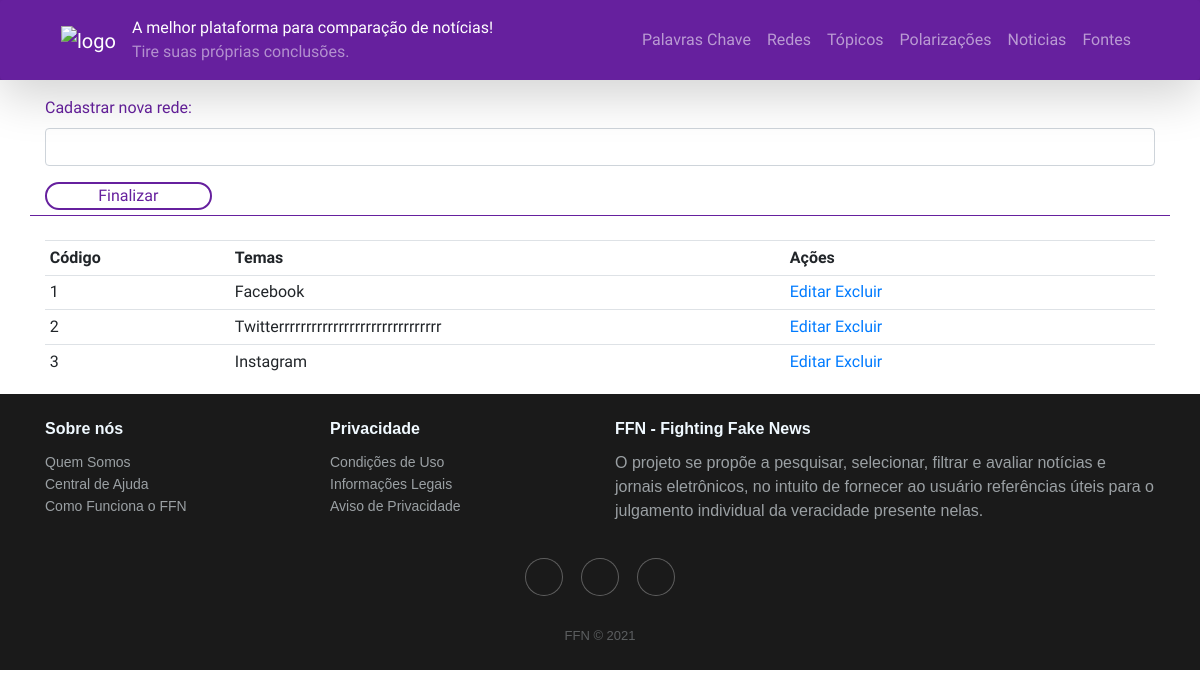
Page /CRUD/lcredes.php on the committed database.
### tables this page shows
create table tb_redes_sociais(
	rcs_codigo int not null auto_increment, 
	rcs_rede_social varchar(46) not null,
	constraint pk_redes_sociais primary key(rcs_codigo)
);

### CRUD/lcredes.php (the view, shortened to what this page needs)
<?php
include("../config.php");
$consulta = $conexao->query("select * from tb_redes_sociais");
?>
<!DOCTYPE html>
<html lang="pt-br">
  <head>
    <link
      rel="stylesheet"
      href="https://maxcdn.bootstrapcdn.com/bootstrap/4.0.0/css/bootstrap.min.css"
    />
    <link
      rel="stylesheet"
      href="https://cdnjs.cloudflare.com/ajax/libs/twitter-bootstrap/4.1.3/css/bootstrap.min.css"
    />
    <link
      rel="stylesheet"
      href="https://cdnjs.cloudflare.com/ajax/libs/ionicons/2.0.1/css/ionicons.min.css"
    />
    <link rel="stylesheet" href="../ffn-style.css" />
  </head>
  <body id="body-search-result">
    <header class= "sticky-top">
      <div class="shadow-lg rounded">
        <div class="container">
          <nav class="navbar navbar-expand-md navbar-dark">
            <a class="navbar-brand" href="../index.php">
              <img
                src="https://i.imgur.com/ZB9JOd9.png"
                alt="logo"
                width="125px"
                class="image-fluid"
              />
            </a>
            <div style="font-family: 'Libre Franklin', sans-serif;" class="navbar-slotext">
              <span class="navbar-text pb-0" style="color:white; font-weight: 460;"
                >A melhor plataforma para comparação&nbsp;de notícias!
              </span>
              <br>
              <span class="navbar-text pt-0" id="subslogan"
                >Tire suas próprias conclusões.
              </span>
            </div>
            <div class="collapse navbar-collapse" id="head-div">
              <div class="navbar-nav ml-auto">
              <a class="nav-item nav-link" href="lcpalavra.php">
                  Palavras Chave</a>
                <a class="nav-item nav-link" href="lcredes.php">
                  Redes
                </a>
                <a class="nav-item nav-link" href="lctemas.php">
                  Tópicos</a>
                <a class="nav-item nav-link" href="lcpolarizacao.php">
                  Polarizações</a>
                <a class="nav-item nav-link" href="listanoticias.php">
                  Noticias</a>
                <a class="nav-item nav-link" href="listafontes.php">
                  Fontes</a>
              </div>
            </div>
          </nav>
        </div>
      </div>
    </header>
    <div class="container mt-3" id="area-pesquisa"
      style="color: #66209e; border-bottom: 1px solid #66209e">
      <form class="form" action="?" method="POST" id="form-search">
        <div class="form-group">
          <label for="search">Cadastrar nova rede:</label>
          <input
          type="text"
          name="rede"
          class="form-control"
          id="pesquisa"
          autofocus
          style="font-family: Libre Franklin;"/>
        </div>
          <div class="form-group" style="margin-bottom: 5px;">
            <input type="submit" value="Finalizar" id="enviar2" />
          </div>
        </div>
      <br>
    <div class="container">
      <table class="table table-sm">
        <tr class="instrucoes">
          <th class="col-xs-2 col-sm-2 col-md-2" scope="col">Código</th>
          <th class="col-xs-8 col-sm-8 col-md-6" scope="col">Temas</th>
          <th class="col-xs-8 col-sm-8 col-md-6" scope="col">Ações</th>
        </tr>
        <?php while($resultado = $consulta->fetch_assoc()){ ?>
            <tr class="result">
                <td><?php echo $resultado['rcs_codigo']?></td>
                <td><?php echo $resultado['rcs_rede_social']?></td>
                <td class="editar" >
                    <a href="editarrede.php?codigo=<?php echo $resultado['rcs_codigo'];?>">Editar</a>
                    <a href="?excluir=<?php echo $resultado['rcs_codigo'];?>">Excluir</a>
                </td>
            </tr>
        <?php } ?>
      </table>
    </div>
    <div class="footer-dark">
      <footer>
        <div class="container" style="font-family: sans-serif;">
          <div class="row">
            <div class="col-sm-6 col-md-3 item">
              <h3>Sobre nós</h3>
              <ul>
                <li><a href="#">Quem Somos</a></li>
                <li><a href="#">Central de Ajuda</a></li>
                <li><a href="#">Como Funciona o FFN</a></li>
              </ul>
            </div>
            <div class="col-sm-6 col-md-3 item">
              <h3>Privacidade</h3>
              <ul>
                <li><a href="#">Condições de Uso</a></li>
                <li><a href="#">Informações Legais</a></li>
                <li><a href="#">Aviso de Privacidade</a></li>
              </ul>
            </div>
            <div class="col-md-6 item text">
              <h3>FFN - Fighting Fake News</h3>
              <p>
                O projeto se propõe a pesquisar, selecionar, filtrar e avaliar
                notícias e jornais eletrônicos, no intuito de fornecer ao usuário
                referências úteis para o julgamento individual da veracidade presente nelas.
              </p>
            </div>
            <div class="col item social">
              <a href="#"><i class="icon ion-social-facebook"></i></a>
              <a href="#"><i class="icon ion-social-twitter"></i></a>
              <a href="#"><i class="icon ion-social-instagram"></i></a>
            </div>
          </div>
          <p class="copyright">
            FFN © 2021</p>
        </div>
      </footer>
    </div>
  </body>
</html>

### ffn-style.css (style rules this page uses)
* { margin: 0; padding: 0; border: 0; }
header { background-color: #66209e; }
#head-div a { font-weight: 460; color: rgba(255, 255, 255, 0.55); transition: .15s; }
body { font-family: 'Urbanist', sans-serif; }
#fomr-search, #area-pesquisa { margin-top: 15px; }
#enviar2 { border: 2px solid #66209e; border-radius: 30px; width: 15%; background: none; color: #66209e; }
.footer-dark { padding: 25px 0; color: #f0f9ff; background-color: #1a1a1a; }
.footer-dark h3 { margin-top: 0; margin-bottom: 12px; font-weight: bold; font-size: 16px; }
.footer-dark ul { padding: 0; list-style: none; line-height: 1.6; font-size: 14px; margin-bottom: 0; }
.footer-dark ul a { color: inherit; text-decoration: none; opacity: 0.6; }
p.copyright { margin: 0; padding: 0; }
.footer-dark .item.text { margin-bottom: 36px; }
.footer-dark .item.text p { opacity: 0.6; margin-bottom: 0; }
.footer-dark .item.social { text-align: center; }
.footer-dark .item.social > a { font-size: 20px; width: 36px; height: 36px; line-height: 36px; display: inline-block; text-align: center; border-radius: 50%; box-shadow: 0 0 0 1px rgba(255, 255, 255, 0.4); margin: 0 8px; color: #fff; opacity: 0.75; }
.footer-dark .copyright { text-align: center; padding-top: 24px; opacity: 0.3; font-size: 13px; margin-bottom: 0; }

### rows in the picture
tb_redes_sociais: rcs_codigo "1", rcs_rede_social "Facebook"
tb_redes_sociais: rcs_codigo "2", rcs_rede_social "Twitterrrrrrrrrrrrrrrrrrrrrrrrrrrrrr"
tb_redes_sociais: rcs_codigo "3", rcs_rede_social "Instagram"
